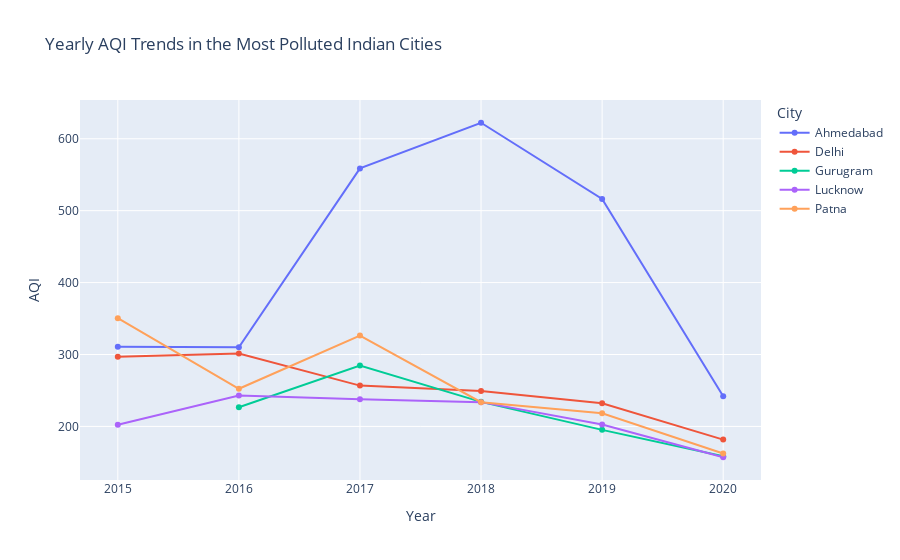

Notebook code cell kept with this figure:
### Code cell
top_cities = city_avg.head(5)["City"]

yearly = (
    df[df["City"].isin(top_cities)]
    .groupby(["Year", "City"])["AQI"]
    .mean()
    .reset_index()
)

fig = px.line(
    yearly,
    x="Year",
    y="AQI",
    color="City",
    markers=True,
    title="Yearly AQI Trends in the Most Polluted Indian Cities"
)

fig.show()

### Figure 1 — Plotly figure (JSON) as saved in the notebook; plotly's stock layout.template omitted (floating-point values rounded to 4 significant figures)
{"data": [{"hovertemplate": "City=Ahmedabad<br>Year=%{x}<br>AQI=%{y}<extra></extra>", "legendgroup": "Ahmedabad", "line": {"color": "#636efa", "dash": "solid"}, "marker": {"symbol": "circle"}, "mode": "lines+markers", "name": "Ahmedabad", "orientation": "v", "showlegend": true, "type": "scatter", "x": [2015, 2016, 2017, 2018, 2019, 2020], "xaxis": "x", "y": [311.0, 310.2, 558.8, 622.3, 516.4, 242.1], "yaxis": "y"}, {"hovertemplate": "City=Delhi<br>Year=%{x}<br>AQI=%{y}<extra></extra>", "legendgroup": "Delhi", "line": {"color": "#EF553B", "dash": "solid"}, "marker": {"symbol": "circle"}, "mode": "lines+markers", "name": "Delhi", "orientation": "v", "showlegend": true, "type": "scatter", "x": [2015, 2016, 2017, 2018, 2019, 2020], "xaxis": "x", "y": [297.0, 301.4, 256.7, 249.2, 232.1, 181.7], "yaxis": "y"}, {"hovertemplate": "City=Gurugram<br>Year=%{x}<br>AQI=%{y}<extra></extra>", "legendgroup": "Gurugram", "line": {"color": "#00cc96", "dash": "solid"}, "marker": {"symbol": "circle"}, "mode": "lines+markers", "name": "Gurugram", "orientation": "v", "showlegend": true, "type": "scatter", "x": [2015, 2016, 2017, 2018, 2019, 2020], "xaxis": "x", "y": [NaN, 226.7, 284.7, 234.2, 195.2, 158.7], "yaxis": "y"}, {"hovertemplate": "City=Lucknow<br>Year=%{x}<br>AQI=%{y}<extra></extra>", "legendgroup": "Lucknow", "line": {"color": "#ab63fa", "dash": "solid"}, "marker": {"symbol": "circle"}, "mode": "lines+markers", "name": "Lucknow", "orientation": "v", "showlegend": true, "type": "scatter", "x": [2015, 2016, 2017, 2018, 2019, 2020], "xaxis": "x", "y": [202.2, 243.0, 237.6, 233.8, 202.6, 157.1], "yaxis": "y"}, {"hovertemplate": "City=Patna<br>Year=%{x}<br>AQI=%{y}<extra></extra>", "legendgroup": "Patna", "line": {"color": "#FFA15A", "dash": "solid"}, "marker": {"symbol": "circle"}, "mode": "lines+markers", "name": "Patna", "orientation": "v", "showlegend": true, "type": "scatter", "x": [2015, 2016, 2017, 2018, 2019, 2020], "xaxis": "x", "y": [350.6, 252.3, 326.4, 233.6, 218.3, 162.3], "yaxis": "y"}], "layout": {"legend": {"title": {"text": "City"}, "tracegroupgap": 0}, "title": {"text": "Yearly AQI Trends in the Most Polluted Indian Cities"}, "xaxis": {"anchor": "y", "domain": [0, 1], "title": {"text": "Year"}}, "yaxis": {"anchor": "x", "domain": [0, 1], "title": {"text": "AQI"}}}}
